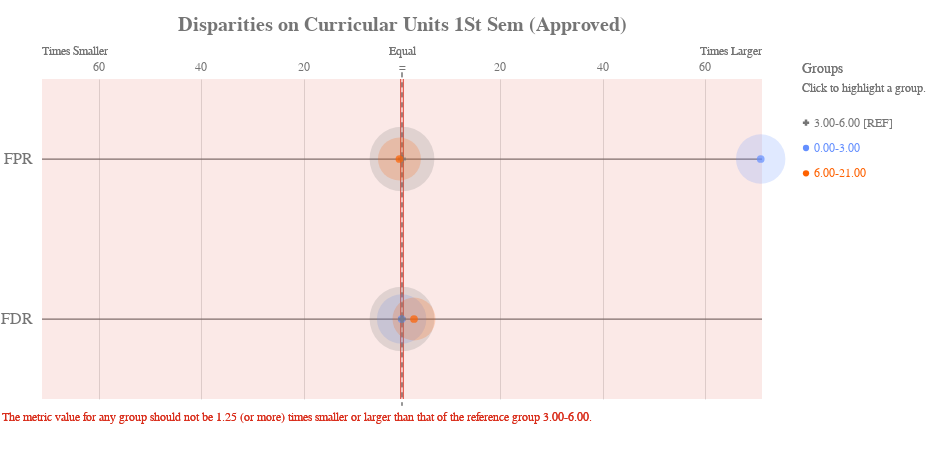

The notebook cell this image was saved under:
### Code cell
ap.disparity(bd, metrics, 'Curricular units 1st sem (approved)', fairness_threshold = disparity_tolerance)

### Figure 1 — Vega-Lite specification as saved in the notebook (floating-point values rounded to 4 significant figures)
{"config": {"view": {"continuousWidth": 400, "continuousHeight": 300, "strokeWidth": 0}, "axisLeft": {"labelColor": "rgb(117,117,117)", "labelFont": "Arial", "labelFontSize": 16}, "title": {"align": "center", "baseline": "middle", "color": "rgb(117,117,117)", "font": "Arial", "fontSize": 20, "fontWeight": "bold"}}, "layer": [{"data": {"name": "data-a0eb95ff61a55abaca948a6b617436bb"}, "mark": {"type": "rule", "stroke": "rgb(117,117,117)", "strokeWidth": 1.25, "tooltip": ""}, "encoding": {"x": {"type": "quantitative", "field": "x", "scale": {"domain": [-70, 70], "range": [40.0, 760.0]}}, "x2": {"field": "x2"}, "y": {"type": "nominal", "axis": {"domain": false, "labelAngle": 0, "labelPadding": -30, "orient": "left", "ticks": false, "title": ""}, "field": "metric", "scale": {"domain": ["FPR", "FDR"], "range": [40.0, 360.0]}}}}, {"data": {"name": "data-79dd248bdaa0ea02c535240e8ad022c8"}, "mark": {"type": "rule", "stroke": "rgb(117,117,117)", "strokeDash": [5, 5], "strokeWidth": 1}, "encoding": {"tooltip": {"value": "3.00-6.00 [REF]"}, "x": {"value": 400.0}, "y": {"value": 33.33}, "y2": {"value": 366.7}}}, {"data": {"name": "data-56afde0bb91059f2c226488d4128a350"}, "mark": {"type": "text", "align": "center", "color": "rgb(117,117,117)", "font": "Arial", "fontSize": 12, "fontWeight": "normal", "tooltip": ""}, "encoding": {"text": {"type": "nominal", "field": "label"}, "x": {"type": "quantitative", "field": "value", "scale": {"domain": [-70, 70], "range": [40.0, 760.0]}}, "y": {"value": 28.0}}}, {"layer": [{"mark": {"type": "text", "align": "left", "fill": "rgb(117,117,117)", "font": "Arial", "fontSize": 12, "fontWeight": "normal", "tooltip": ""}, "encoding": {"text": {"value": "Times Smaller"}, "x": {"value": 40.0}, "y": {"value": 12.0}}}, {"mark": {"type": "text", "align": "right", "fill": "rgb(117,117,117)", "font": "Arial", "fontSize": 12, "fontWeight": "normal", "tooltip": ""}, "encoding": {"text": {"value": "Times Larger"}, "x": {"value": 760.0}, "y": {"value": 12.0}}}, {"mark": {"type": "text", "align": "center", "fill": "rgb(117,117,117)", "font": "Arial", "fontSize": 12, "fontWeight": "normal", "tooltip": ""}, "encoding": {"text": {"value": "Equal"}, "x": {"value": 400.0}, "y": {"value": 12.0}}}], "data": {"name": "data-79dd248bdaa0ea02c535240e8ad022c8"}}, {"layer": [{"mark": {"type": "rule", "opacity": 0.8, "stroke": "rgb(217, 46, 28)", "strokeWidth": 1.25, "tooltip": ""}, "encoding": {"x": {"type": "quantitative", "field": "min", "scale": {"domain": [-70, 70], "range": [40.0, 760.0]}}, "y": {"value": 40.0}, "y2": {"value": 360.0}}}, {"mark": {"type": "rule", "opacity": 0.8, "stroke": "rgb(217, 46, 28)", "strokeWidth": 1.25, "tooltip": ""}, "encoding": {"x": {"type": "quantitative", "field": "max", "scale": {"domain": [-70, 70], "range": [40.0, 760.0]}}, "y": {"value": 40.0}, "y2": {"value": 360.0}}}, {"layer": [{"mark": {"type": "rect", "fill": "rgb(217, 46, 28)", "opacity": 0.1, "tooltip": ""}, "encoding": {"x": {"type": "quantitative", "field": "min", "scale": {"domain": [-70, 70], "range": [40.0, 760.0]}}, "x2": {"field": "lower_end"}, "y": {"value": 40.0}, "y2": {"value": 360.0}}}, {"mark": {"type": "rect", "fill": "rgb(217, 46, 28)", "opacity": 0.1, "tooltip": ""}, "encoding": {"x": {"type": "quantitative", "field": "max", "scale": {"domain": [-70, 70], "range": [40.0, 760.0]}}, "x2": {"field": "upper_end"}, "y": {"value": 40.0}, "y2": {"value": 360.0}}}]}, {"data": {"name": "data-79dd248bdaa0ea02c535240e8ad022c8"}, "mark": {"type": "text", "align": "left", "baseline": "top", "fill": "rgb(217, 46, 28)", "font": "Arial", "fontSize": 12, "fontWeight": "normal", "tooltip": ""}, "encoding": {"text": {"value": "The metric value for any group should not be 1.25 (or more) times smaller or larger than that of the reference group 3.00-6.00."}, "x": {"value": 0}, "y": {"value": 373.3}}}], "data": {"name": "data-93cbdf6ad38ba29f7a96e33b2fc61c65"}}, {"layer": [{"mark": "circle"}, {"data": {"name": "data-b16447f14789eaa7afb233503002d9da"}, "mark": {"type": "circle", "opacity": 0.2}, "encoding": {"color": {"condition": {"type": "nominal", "field": "attribute_value", "legend": null, "scale": {"domain": ["3.00-6.00", "0.00-3.00", "6.00-21.00"], "range": ["rgb(117,117,117)", "rgb(100, 143, 255)", "rgb(254, 97, 0)", "rgb(220, 38, 127)", "rgb(255, 176, 0)", "rgb(120, 94, 240)"]}, "selection": "selector061"}, "value": "rgb(224,224,224)"}, "size": {"type": "quantitative", "field": "group_size", "legend": null, "scale": {"domain": [0, 430.8], "range": [0, 5027.0]}}, "tooltip": [{"type": "nominal", "field": "attribute_value", "title": "Group"}, {"type": "nominal", "field": "tooltip_group_size", "title": "Group Size"}, {"type": "nominal", "field": "tooltip_disparity_explanation_fpr", "title": "Disparity"}, {"type": "quantitative", "field": "fpr", "format": ".2f", "title": "FPR"}], "x": {"type": "quantitative", "axis": {"domain": false, "labels": false, "ticks": false, "title": null, "values": [19, 39, 59, -59, -39, -19]}, "field": "fpr_disparity_scaled", "scale": {"domain": [-70, 70], "range": [40.0, 760.0]}}, "y": {"type": "nominal", "axis": {"domain": false, "grid": false, "labels": false, "ticks": false, "title": " "}, "field": "metric_variable", "scale": {"domain": ["FPR", "FDR"], "range": [40.0, 360.0]}}}, "selection": {"selector063": {"type": "multi", "empty": "all", "fields": ["attribute_value"]}}, "transform": [{"calculate": "'FPR'", "as": "metric_variable"}]}, {"data": {"name": "data-b16447f14789eaa7afb233503002d9da"}, "mark": {"type": "circle", "opacity": 0.2}, "encoding": {"color": {"condition": {"type": "nominal", "field": "attribute_value", "legend": null, "scale": {"domain": ["3.00-6.00", "0.00-3.00", "6.00-21.00"], "range": ["rgb(117,117,117)", "rgb(100, 143, 255)", "rgb(254, 97, 0)", "rgb(220, 38, 127)", "rgb(255, 176, 0)", "rgb(120, 94, 240)"]}, "selection": "selector061"}, "value": "rgb(224,224,224)"}, "size": {"type": "quantitative", "field": "group_size", "legend": null, "scale": {"domain": [0, 430.8], "range": [0, 5027.0]}}, "tooltip": [{"type": "nominal", "field": "attribute_value", "title": "Group"}, {"type": "nominal", "field": "tooltip_group_size", "title": "Group Size"}, {"type": "nominal", "field": "tooltip_disparity_explanation_fdr", "title": "Disparity"}, {"type": "quantitative", "field": "fdr", "format": ".2f", "title": "FDR"}], "x": {"type": "quantitative", "axis": {"domain": false, "labels": false, "ticks": false, "title": null, "values": [19, 39, 59, -59, -39, -19]}, "field": "fdr_disparity_scaled", "scale": {"domain": [-70, 70], "range": [40.0, 760.0]}}, "y": {"type": "nominal", "axis": {"domain": false, "grid": false, "labels": false, "ticks": false, "title": " "}, "field": "metric_variable", "scale": {"domain": ["FPR", "FDR"], "range": [40.0, 360.0]}}}, "selection": {"selector065": {"type": "multi", "empty": "all", "fields": ["attribute_value"]}}, "transform": [{"calculate": "'FDR'", "as": "metric_variable"}]}, {"layer": [{"mark": "point"}, {"data": {"name": "data-b16447f14789eaa7afb233503002d9da"}, "mark": {"type": "point", "filled": true, "size": 60}, "encoding": {"color": {"condition": {"type": "nominal", "field": "attribute_value", "legend": null, "scale": {"domain": ["3.00-6.00", "0.00-3.00", "6.00-21.00"], "range": ["rgb(117,117,117)", "rgb(100, 143, 255)", "rgb(254, 97, 0)", "rgb(220, 38, 127)", "rgb(255, 176, 0)", "rgb(120, 94, 240)"]}, "selection": "selector061"}, "value": "rgb(224,224,224)"}, "shape": {"type": "nominal", "field": "attribute_value", "legend": null, "scale": {"domain": ["3.00-6.00", "0.00-3.00", "6.00-21.00"], "range": ["cross", "circle", "circle"]}}, "tooltip": [{"type": "nominal", "field": "attribute_value", "title": "Group"}, {"type": "nominal", "field": "tooltip_group_size", "title": "Group Size"}, {"type": "nominal", "field": "tooltip_disparity_explanation_fpr", "title": "Disparity"}, {"type": "quantitative", "field": "fpr", "format": ".2f", "title": "FPR"}], "x": {"type": "quantitative", "axis": {"domain": false, "labels": false, "ticks": false, "title": null, "values": [19, 39, 59, -59, -39, -19]}, "field": "fpr_disparity_scaled", "scale": {"domain": [-70, 70], "range": [40.0, 760.0]}}, "y": {"type": "nominal", "axis": {"domain": false, "grid": false, "labels": false, "ticks": false, "title": " "}, "field": "metric_variable", "scale": {"domain": ["FPR", "FDR"], "range": [40.0, 360.0]}}}, "selection": {"selector062": {"type": "multi", "empty": "all", "fields": ["attribute_value"]}}, "transform": [{"calculate": "'FPR'", "as": "metric_variable"}]}, {"data": {"name": "data-b16447f14789eaa7afb233503002d9da"}, "mark": {"type": "point", "filled": true, "size": 60}, "encoding": {"color": {"condition": {"type": "nominal", "field": "attribute_value", "legend": null, "scale": {"domain": ["3.00-6.00", "0.00-3.00", "6.00-21.00"], "range": ["rgb(117,117,117)", "rgb(100, 143, 255)", "rgb(254, 97, 0)", "rgb(220, 38, 127)", "rgb(255, 176, 0)", "rgb(120, 94, 240)"]}, "selection": "selector061"}, "value": "rgb(224,224,224)"}, "shape": {"type": "nominal", "field": "attribute_value", "legend": null, "scale": {"domain": ["3.00-6.00", "0.00-3.00", "6.00-21.00"], "range": ["cross", "circle", "circle"]}}, "tooltip": [{"type": "nominal", "field": "attribute_value", "title": "Group"}, {"type": "nominal", "field": "tooltip_group_size", "title": "Group Size"}, {"type": "nominal", "field": "tooltip_disparity_explanation_fdr", "title": "Disparity"}, {"type": "quantitative", "field": "fdr", "format": ".2f", "title": "FDR"}], "x": {"type": "quantitative", "axis": {"domain": false, "labels": false, "ticks": false, "title": null, "values": [19, 39, 59, -59, -39, -19]}, "field": "fdr_disparity_scaled", "scale": {"domain": [-70, 70], "range": [40.0, 760.0]}}, "y": {"type": "nominal", "axis": {"domain": false, "grid": false, "labels": false, "ticks": false, "title": " "}, "field": "metric_variable", "scale": {"domain": ["FPR", "FDR"], "range": [40.0, 360.0]}}}, "selection": {"selector064": {"type": "multi", "empty": "all", "fields": ["attribute_value"]}}, "transform": [{"calculate": "'FDR'", "as": "metric_variable"}]}]}]}, {"layer": [{"mark": {"type": "point", "filled": true, "opacity": 1, "size": 39.48}, "encoding": {"color": {"condition": {"type": "nominal", "field": "attribute_value", "legend": null, "scale": {"domain": ["3.00-6.00", "0.00-3.00", "6.00-21.00"], "range": ["rgb(117,117,117)", "rgb(100, 143, 255)", "rgb(254, 97, 0)", "rgb(220, 38, 127)", "rgb(255, 176, 0)", "rgb(120, 94, 240)"]}, "selection": "selector061"}, "value": "rgb(224,224,224)"}, "shape": {"type": "nominal", "field": "attribute_value", "legend": null, "scale": {"domain": ["3.00-6.00", "0.00-3.00", "6.00-21.00"], "range": ["cross", "circle", "circle"]}}, "x": {"value": 804}, "y": {"type": "nominal", "axis": {"domain": false, "grid": false, "labels": false, "ticks": false, "title": " "}, "field": "attribute_value", "scale": {"domain": ["3.00-6.00", "0.00-3.00", "6.00-21.00"], "range": [71, 147]}}}, "selection": {"selector061": {"type": "multi", "empty": "all", "fields": ["attribute_value"]}}}, {"mark": {"type": "text", "align": "left", "baseline": "middle", "font": "Arial", "fontSize": 12, "fontWeight": "normal"}, "encoding": {"color": {"condition": {"type": "nominal", "field": "attribute_value", "legend": null, "scale": {"domain": ["3.00-6.00", "0.00-3.00", "6.00-21.00"], "range": ["rgb(117,117,117)", "rgb(100, 143, 255)", "rgb(254, 97, 0)", "rgb(220, 38, 127)", "rgb(255, 176, 0)", "rgb(120, 94, 240)"]}, "selection": "selector061"}, "value": "rgb(224,224,224)"}, "text": {"type": "nominal", "field": "label"}, "x": {"value": 812}, "y": {"type": "nominal", "axis": {"domain": false, "grid": false, "labels": false, "ticks": false, "title": " "}, "field": "attribute_value", "scale": {"domain": ["3.00-6.00", "0.00-3.00", "6.00-21.00"], "range": [71, 147]}}}, "selection": {"selector066": {"type": "multi", "empty": "all", "fields": ["attribute_value"]}}}, {"data": {"name": "data-79dd248bdaa0ea02c535240e8ad022c8"}, "mark": {"type": "text", "align": "left", "baseline": "middle", "color": "rgb(117,117,117)", "font": "Arial", "fontSize": 12, "fontWeight": "normal"}, "encoding": {"text": {"value": "Click to highlight a group."}, "x": {"value": 800}, "y": {"value": 49}}}, {"data": {"name": "data-79dd248bdaa0ea02c535240e8ad022c8"}, "mark": {"type": "text", "align": "left", "baseline": "middle", "color": "rgb(117,117,117)", "font": "Arial", "fontSize": 14, "fontWeight": "normal"}, "encoding": {"text": {"value": "Groups"}, "x": {"value": 800}, "y": {"value": 30}}}], "data": {"name": "data-1b9127ec0ac87569b1d11591d55d380c"}}], "height": 400, "padding": {"top": 15, "bottom": 10}, "resolve": {"scale": {"size": "independent", "y": "independent"}}, "title": "Disparities on Curricular Units 1St Sem (Approved)", "width": 800, "$schema": "https://vega.github.io/schema/vega-lite/v4.8.1.json", "datasets": {"data-a0eb95ff61a55abaca948a6b617436bb": [{"metric": "FPR", "x": -70, "x2": 70}, {"metric": "FDR", "x": -70, "x2": 70}], "data-79dd248bdaa0ea02c535240e8ad022c8": [{"a": 1, "b": 0}, {"a": 1, "b": 0}], "data-56afde0bb91059f2c226488d4128a350": [{"value": 19, "label": 20}, {"value": 39, "label": 40}, {"value": 59, "label": 60}, {"value": -59, "label": 60}, {"value": -39, "label": 40}, {"value": -19, "label": 20}, {"value": 0, "label": "="}], "data-93cbdf6ad38ba29f7a96e33b2fc61c65": [{"min": -0.25, "max": 0.25, "lower_end": -70, "upper_end": 70}], "data-b16447f14789eaa7afb233503002d9da": [{"attribute_name": "Curricular units 1st sem (approved)", "attribute_value": "0.00-3.00", "group_size": 209, "total_entities": 726, "fpr": 0.75, "fdr": 0.09375, "fpr_disparity": 70.75, "fdr_disparity": 0.9375, "fpr_disparity_scaled": 69.75, "fdr_disparity_scaled": -0.06667, "tooltip_group_size": "209 (28.79%)", "tooltip_disparity_explanation_fpr": "70.75 times larger FPR than the reference group", "tooltip_disparity_explanation_fdr": "1.07 times smaller FDR than the reference group"}, {"attribute_name": "Curricular units 1st sem (approved)", "attribute_value": "3.00-6.00", "group_size": 359, "total_entities": 726, "fpr": 0.0106, "fdr": 0.1, "fpr_disparity": 1.0, "fdr_disparity": 1.0, "fpr_disparity_scaled": 0.0, "fdr_disparity_scaled": 0.0, "tooltip_group_size": "359 (49.45%)", "tooltip_disparity_explanation_fpr": "Reference group", "tooltip_disparity_explanation_fdr": "Reference group"}, {"attribute_name": "Curricular units 1st sem (approved)", "attribute_value": "6.00-21.00", "group_size": 158, "total_entities": 726, "fpr": 0.007092, "fdr": 0.3333, "fpr_disparity": 0.669, "fdr_disparity": 3.333, "fpr_disparity_scaled": -0.4947, "fdr_disparity_scaled": 2.333, "tooltip_group_size": "158 (21.76%)", "tooltip_disparity_explanation_fpr": "1.49 times smaller FPR than the reference group", "tooltip_disparity_explanation_fdr": "3.33 times larger FDR than the reference group"}], "data-1b9127ec0ac87569b1d11591d55d380c": [{"attribute_value": "3.00-6.00", "label": "3.00-6.00 [REF]"}, {"attribute_value": "0.00-3.00", "label": "0.00-3.00"}, {"attribute_value": "6.00-21.00", "label": "6.00-21.00"}]}}
